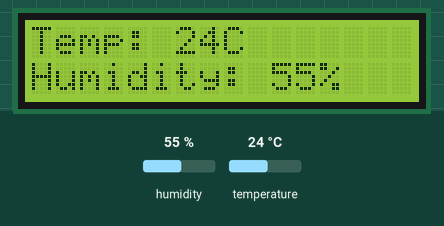
This program was run on a simulated Raspberry Pi Pico running MicroPython. On the bench: 16×2 character LCD. The test bench sets the inputs (shaded band); at power-on: humidity 55 %, temperature 24 °C. What the program prints to the serial console is not drawn.

Above: at 3.2 s.
3.3 s: humidity set to 22 %
At 4.7 s:
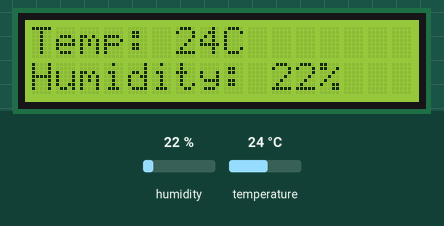
9.3 s: temperature set to 12 °C
At 11.7 s:
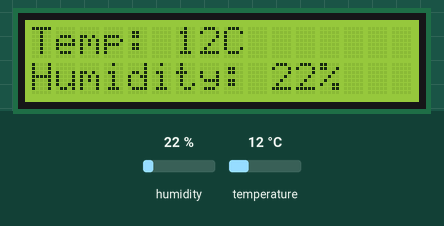
13.8 s: humidity set to 40 %
At 15.2 s:
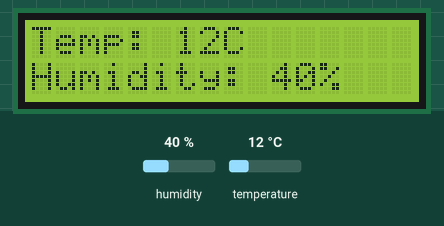
17.9 s: temperature set to 19 °C
At 19.8 s:
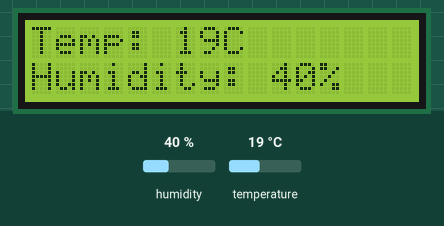
Timing chart, 0 to 21.3 s (numbered marks = the images above; inputs shaded):
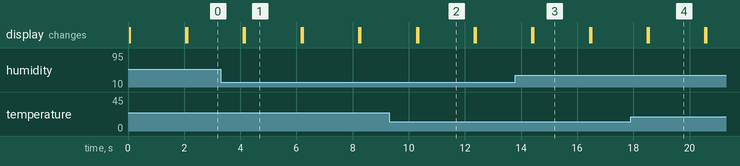

The program:

LCD_DHT11.py
```python
import utime  # utime is a MicroPython module
import sys
from machine import I2C  # I2C is a MicroPython module for I2C communication
from machine import Pin  # Pin is a MicroPython module for GPIO pin control
from lcd_api import LcdApi  # LcdApi is a MicroPython module for LCD control
from pico_i2c_lcd import I2cLcd  # I2cLcd is a MicroPython module for LCD control
import dht  # dht is a MicroPython module for DHT11 sensor control

# Initialize the LCD 16*2
I2C_ADDR = 0x27
I2C_NUM_ROWS = 2
I2C_NUM_COLS = 16
SDA_PIN = 0
SCL_PIN = 1
try:
    print("Initialize the LCD 16*2")
    i2c = I2C(0, sda=machine.Pin(SDA_PIN), scl=machine.Pin(SCL_PIN), freq=400000)
    lcd = I2cLcd(i2c, I2C_ADDR, I2C_NUM_ROWS, I2C_NUM_COLS)
    lcd.putstr("It Connect!")
    utime.sleep(2)
except Exception as e:
    print("Error: {}".format(e))
    print("Check the LCD 16*2 connection")
    utime.sleep(2)
    sys.exit()

# Initialize the DHT11 sensor
DHT11_DATA_PIN = 15
dht_pin = machine.Pin(DHT11_DATA_PIN, machine.Pin.IN, machine.Pin.PULL_UP)
try:
    dht_sensor = dht.DHT11(dht_pin)
except Exception as e:
    print("Error: {}".format(e))
    print("Check the DHT connection")
    utime.sleep(2)
    sys.exit()


def runPGM_main():
    while True:
        try:
            # Display the readings on the LCD
            lcd.clear()
            # Read temperature and humidity from the DHT11 sensor
            dht_sensor.measure()
            temperature = dht_sensor.temperature()
            humidity = dht_sensor.humidity()

            # lcd.set_cursor(0, 0)
            lcd.putstr("Temp: {}C\n".format(temperature))
            # lcd.set_cursor(0, 1)
            lcd.putstr("Humidity: {}%".format(humidity))

            # Wait for a few seconds before taking the next reading
            utime.sleep(2)
        except Exception as e:
            print("Error: {}".format(e))
            print("Check the LCD OR DHT connection")
            utime.sleep(2)
            sys.exit()


# run the main program
runPGM_main()
```

Measured:
- after the input at 3.3 s, the display: first differs from a run without the input after 0.87 s (image 1)
- after the input at 9.3 s, the display: first differs from a run without the input after 1.0 s (image 2)
- after the input at 13.8 s, the display: first differs from a run without the input after 0.64 s (image 3)
- after the input at 17.9 s, the display: first differs from a run without the input after 0.65 s (image 4)
- what the display in image 1 shows lasts 2.0 s, from 4.2 s to 6.2 s
